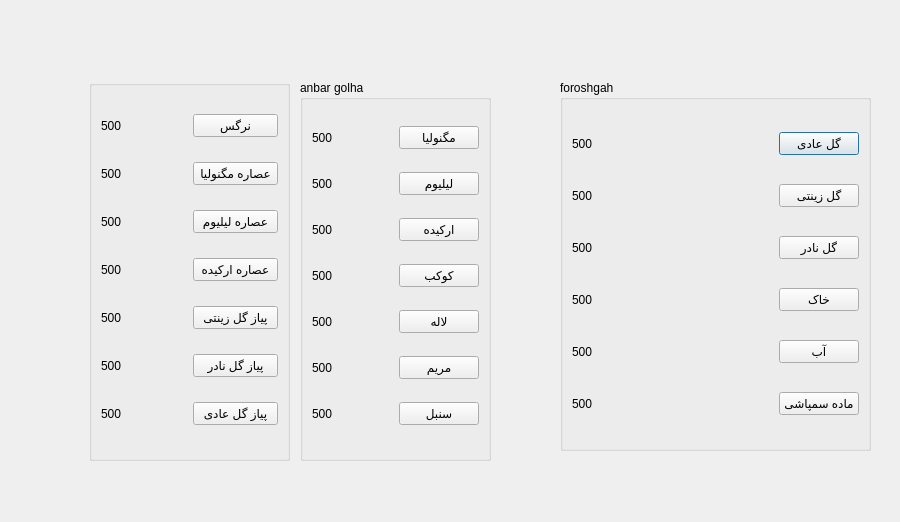
<?xml version="1.0" encoding="UTF-8"?>
<ui version="4.0">
 <class>Forooshgah</class>
 <widget class="QDialog" name="Forooshgah">
  <property name="geometry">
   <rect>
    <x>0</x>
    <y>0</y>
    <width>900</width>
    <height>522</height>
   </rect>
  </property>
  <property name="windowTitle">
   <string>Dialog</string>
  </property>
  <property name="styleSheet">
   <string notr="true">background-image: url(:/new/prefix1/background.png);</string>
  </property>
  <widget class="QGroupBox" name="groupBox">
   <property name="geometry">
    <rect>
     <x>560</x>
     <y>80</y>
     <width>311</width>
     <height>371</height>
    </rect>
   </property>
   <property name="title">
    <string>foroshgah</string>
   </property>
   <layout class="QVBoxLayout" name="verticalLayout">
    <item>
     <layout class="QHBoxLayout" name="horizontalLayout">
      <item>
       <widget class="QLabel" name="labelAadiNumber">
        <property name="text">
         <string>500</string>
        </property>
       </widget>
      </item>
      <item>
       <spacer name="horizontalSpacer">
        <property name="orientation">
         <enum>Qt::Horizontal</enum>
        </property>
        <property name="sizeHint" stdset="0">
         <size>
          <width>58</width>
          <height>20</height>
         </size>
        </property>
       </spacer>
      </item>
      <item>
       <widget class="QPushButton" name="pushButtonBuyAadi">
        <property name="text">
         <string>گل عادی</string>
        </property>
       </widget>
      </item>
     </layout>
    </item>
    <item>
     <layout class="QHBoxLayout" name="horizontalLayout_2">
      <item>
       <widget class="QLabel" name="labelZinatiNumber">
        <property name="text">
         <string>500</string>
        </property>
       </widget>
      </item>
      <item>
       <spacer name="horizontalSpacer_3">
        <property name="orientation">
         <enum>Qt::Horizontal</enum>
        </property>
        <property name="sizeHint" stdset="0">
         <size>
          <width>40</width>
          <height>20</height>
         </size>
        </property>
       </spacer>
      </item>
      <item>
       <widget class="QPushButton" name="pushButtonBuyZinati">
        <property name="text">
         <string>گل زینتی</string>
        </property>
       </widget>
      </item>
     </layout>
    </item>
    <item>
     <layout class="QHBoxLayout" name="horizontalLayout_3">
      <item>
       <widget class="QLabel" name="labelZinatiNumber_2">
        <property name="text">
         <string>500</string>
        </property>
       </widget>
      </item>
      <item>
       <spacer name="horizontalSpacer_2">
        <property name="orientation">
         <enum>Qt::Horizontal</enum>
        </property>
        <property name="sizeHint" stdset="0">
         <size>
          <width>40</width>
          <height>20</height>
         </size>
        </property>
       </spacer>
      </item>
      <item>
       <widget class="QPushButton" name="pushButtonBuyNader">
        <property name="text">
         <string>گل نادر</string>
        </property>
       </widget>
      </item>
     </layout>
    </item>
    <item>
     <layout class="QHBoxLayout" name="horizontalLayout_4">
      <item>
       <widget class="QLabel" name="labelKhakNumber">
        <property name="text">
         <string>500</string>
        </property>
       </widget>
      </item>
      <item>
       <spacer name="horizontalSpacer_4">
        <property name="orientation">
         <enum>Qt::Horizontal</enum>
        </property>
        <property name="sizeHint" stdset="0">
         <size>
          <width>40</width>
          <height>20</height>
         </size>
        </property>
       </spacer>
      </item>
      <item>
       <widget class="QPushButton" name="pushButtonBuyKhak">
        <property name="text">
         <string>خاک</string>
        </property>
       </widget>
      </item>
     </layout>
    </item>
    <item>
     <layout class="QHBoxLayout" name="horizontalLayout_5">
      <item>
       <widget class="QLabel" name="labelAbNumber">
        <property name="text">
         <string>500</string>
        </property>
       </widget>
      </item>
      <item>
       <spacer name="horizontalSpacer_5">
        <property name="orientation">
         <enum>Qt::Horizontal</enum>
        </property>
        <property name="sizeHint" stdset="0">
         <size>
          <width>40</width>
          <height>20</height>
         </size>
        </property>
       </spacer>
      </item>
      <item>
       <widget class="QPushButton" name="pushButtonBuyAb">
        <property name="text">
         <string>آب</string>
        </property>
       </widget>
      </item>
     </layout>
    </item>
    <item>
     <layout class="QHBoxLayout" name="horizontalLayout_6">
      <item>
       <widget class="QLabel" name="labelOsNumber">
        <property name="text">
         <string>500</string>
        </property>
       </widget>
      </item>
      <item>
       <spacer name="horizontalSpacer_6">
        <property name="orientation">
         <enum>Qt::Horizontal</enum>
        </property>
        <property name="sizeHint" stdset="0">
         <size>
          <width>40</width>
          <height>20</height>
         </size>
        </property>
       </spacer>
      </item>
      <item>
       <widget class="QPushButton" name="pushButtonBuyOs">
        <property name="text">
         <string>ماده سمپاشی</string>
        </property>
       </widget>
      </item>
     </layout>
    </item>
   </layout>
  </widget>
  <widget class="QGroupBox" name="groupBox_2">
   <property name="geometry">
    <rect>
     <x>300</x>
     <y>80</y>
     <width>191</width>
     <height>381</height>
    </rect>
   </property>
   <property name="title">
    <string>anbar golha</string>
   </property>
   <layout class="QVBoxLayout" name="verticalLayout_2">
    <item>
     <layout class="QHBoxLayout" name="horizontalLayout_7">
      <item>
       <widget class="QLabel" name="labelMagnoliaNumber">
        <property name="text">
         <string>500</string>
        </property>
       </widget>
      </item>
      <item>
       <spacer name="horizontalSpacer_7">
        <property name="orientation">
         <enum>Qt::Horizontal</enum>
        </property>
        <property name="sizeHint" stdset="0">
         <size>
          <width>40</width>
          <height>20</height>
         </size>
        </property>
       </spacer>
      </item>
      <item>
       <widget class="QPushButton" name="pushButtonMagnoliaWH">
        <property name="text">
         <string>مگنولیا</string>
        </property>
       </widget>
      </item>
     </layout>
    </item>
    <item>
     <layout class="QHBoxLayout" name="horizontalLayout_8">
      <item>
       <widget class="QLabel" name="labelLiliumNumber">
        <property name="text">
         <string>500</string>
        </property>
       </widget>
      </item>
      <item>
       <spacer name="horizontalSpacer_8">
        <property name="orientation">
         <enum>Qt::Horizontal</enum>
        </property>
        <property name="sizeHint" stdset="0">
         <size>
          <width>40</width>
          <height>20</height>
         </size>
        </property>
       </spacer>
      </item>
      <item>
       <widget class="QPushButton" name="pushButtonLiliumWH">
        <property name="text">
         <string>لیلیوم</string>
        </property>
       </widget>
      </item>
     </layout>
    </item>
    <item>
     <layout class="QHBoxLayout" name="horizontalLayout_9">
      <item>
       <widget class="QLabel" name="labelOrkideNumber">
        <property name="text">
         <string>500</string>
        </property>
       </widget>
      </item>
      <item>
       <spacer name="horizontalSpacer_9">
        <property name="orientation">
         <enum>Qt::Horizontal</enum>
        </property>
        <property name="sizeHint" stdset="0">
         <size>
          <width>40</width>
          <height>20</height>
         </size>
        </property>
       </spacer>
      </item>
      <item>
       <widget class="QPushButton" name="pushButtonOrkideWH">
        <property name="text">
         <string>ارکیده</string>
        </property>
       </widget>
      </item>
     </layout>
    </item>
    <item>
     <layout class="QHBoxLayout" name="horizontalLayout_13">
      <item>
       <widget class="QLabel" name="labelKokabNumber">
        <property name="text">
         <string>500</string>
        </property>
       </widget>
      </item>
      <item>
       <spacer name="horizontalSpacer_10">
        <property name="orientation">
         <enum>Qt::Horizontal</enum>
        </property>
        <property name="sizeHint" stdset="0">
         <size>
          <width>40</width>
          <height>20</height>
         </size>
        </property>
       </spacer>
      </item>
      <item>
       <widget class="QPushButton" name="pushButtonKokabWH">
        <property name="text">
         <string>کوکب</string>
        </property>
       </widget>
      </item>
     </layout>
    </item>
    <item>
     <layout class="QHBoxLayout" name="horizontalLayout_12">
      <item>
       <widget class="QLabel" name="labelLaleNumber">
        <property name="text">
         <string>500</string>
        </property>
       </widget>
      </item>
      <item>
       <spacer name="horizontalSpacer_11">
        <property name="orientation">
         <enum>Qt::Horizontal</enum>
        </property>
        <property name="sizeHint" stdset="0">
         <size>
          <width>40</width>
          <height>20</height>
         </size>
        </property>
       </spacer>
      </item>
      <item>
       <widget class="QPushButton" name="pushButtonLaleWH">
        <property name="text">
         <string>لاله</string>
        </property>
       </widget>
      </item>
     </layout>
    </item>
    <item>
     <layout class="QHBoxLayout" name="horizontalLayout_10">
      <item>
       <widget class="QLabel" name="labelMaryamNumber">
        <property name="text">
         <string>500</string>
        </property>
       </widget>
      </item>
      <item>
       <spacer name="horizontalSpacer_12">
        <property name="orientation">
         <enum>Qt::Horizontal</enum>
        </property>
        <property name="sizeHint" stdset="0">
         <size>
          <width>40</width>
          <height>20</height>
         </size>
        </property>
       </spacer>
      </item>
      <item>
       <widget class="QPushButton" name="pushButtonOrkideWH_3">
        <property name="text">
         <string>مریم</string>
        </property>
       </widget>
      </item>
     </layout>
    </item>
    <item>
     <layout class="QHBoxLayout" name="horizontalLayout_11">
      <item>
       <widget class="QLabel" name="labelSonbolNumber">
        <property name="text">
         <string>500</string>
        </property>
       </widget>
      </item>
      <item>
       <spacer name="horizontalSpacer_13">
        <property name="orientation">
         <enum>Qt::Horizontal</enum>
        </property>
        <property name="sizeHint" stdset="0">
         <size>
          <width>40</width>
          <height>20</height>
         </size>
        </property>
       </spacer>
      </item>
      <item>
       <widget class="QPushButton" name="pushButtonSonbolWH">
        <property name="text">
         <string>سنبل</string>
        </property>
       </widget>
      </item>
     </layout>
    </item>
   </layout>
  </widget>
  <widget class="QGroupBox" name="groupBox_3">
   <property name="geometry">
    <rect>
     <x>89</x>
     <y>80</y>
     <width>201</width>
     <height>381</height>
    </rect>
   </property>
   <property name="title">
    <string/>
   </property>
   <layout class="QVBoxLayout" name="verticalLayout_3">
    <item>
     <layout class="QHBoxLayout" name="horizontalLayout_14">
      <item>
       <widget class="QLabel" name="labelNargesNumber">
        <property name="text">
         <string>500</string>
        </property>
       </widget>
      </item>
      <item>
       <widget class="QPushButton" name="pushButtonNargesWH">
        <property name="text">
         <string>نرگس</string>
        </property>
       </widget>
      </item>
     </layout>
    </item>
    <item>
     <layout class="QHBoxLayout" name="horizontalLayout_15">
      <item>
       <widget class="QLabel" name="labelOsMagnoliaNumber">
        <property name="text">
         <string>500</string>
        </property>
       </widget>
      </item>
      <item>
       <widget class="QPushButton" name="pushButtonOsMagnoliaWH">
        <property name="text">
         <string>عصاره مگنولیا</string>
        </property>
       </widget>
      </item>
     </layout>
    </item>
    <item>
     <layout class="QHBoxLayout" name="horizontalLayout_16">
      <item>
       <widget class="QLabel" name="labelLiliumNumber_2">
        <property name="text">
         <string>500</string>
        </property>
       </widget>
      </item>
      <item>
       <widget class="QPushButton" name="pushButtonOsLiliumWH">
        <property name="text">
         <string>عصاره لیلیوم</string>
        </property>
       </widget>
      </item>
     </layout>
    </item>
    <item>
     <layout class="QHBoxLayout" name="horizontalLayout_17">
      <item>
       <widget class="QLabel" name="labelOsOrkideNumber">
        <property name="text">
         <string>500</string>
        </property>
       </widget>
      </item>
      <item>
       <widget class="QPushButton" name="pushButtonOsOrkideWH">
        <property name="text">
         <string>عصاره ارکیده</string>
        </property>
       </widget>
      </item>
     </layout>
    </item>
    <item>
     <layout class="QHBoxLayout" name="horizontalLayout_21">
      <item>
       <widget class="QLabel" name="labelZinatiNumber_3">
        <property name="text">
         <string>500</string>
        </property>
       </widget>
      </item>
      <item>
       <widget class="QPushButton" name="pushButtonOrkideWH_8">
        <property name="text">
         <string>پیاز گل زینتی</string>
        </property>
       </widget>
      </item>
     </layout>
    </item>
    <item>
     <layout class="QHBoxLayout" name="horizontalLayout_19">
      <item>
       <widget class="QLabel" name="labelNaderNumber">
        <property name="text">
         <string>500</string>
        </property>
       </widget>
      </item>
      <item>
       <widget class="QPushButton" name="pushButtonZinatiNumberWJ">
        <property name="text">
         <string>پیاز گل نادر</string>
        </property>
       </widget>
      </item>
     </layout>
    </item>
    <item>
     <layout class="QHBoxLayout" name="horizontalLayout_20">
      <item>
       <widget class="QLabel" name="labelAadiNumber_2">
        <property name="text">
         <string>500</string>
        </property>
       </widget>
      </item>
      <item>
       <widget class="QPushButton" name="pushButtonAadiWH">
        <property name="text">
         <string>پیاز گل عادی</string>
        </property>
       </widget>
      </item>
     </layout>
    </item>
   </layout>
  </widget>
 </widget>
 <resources/>
 <connections/>
</ui>
